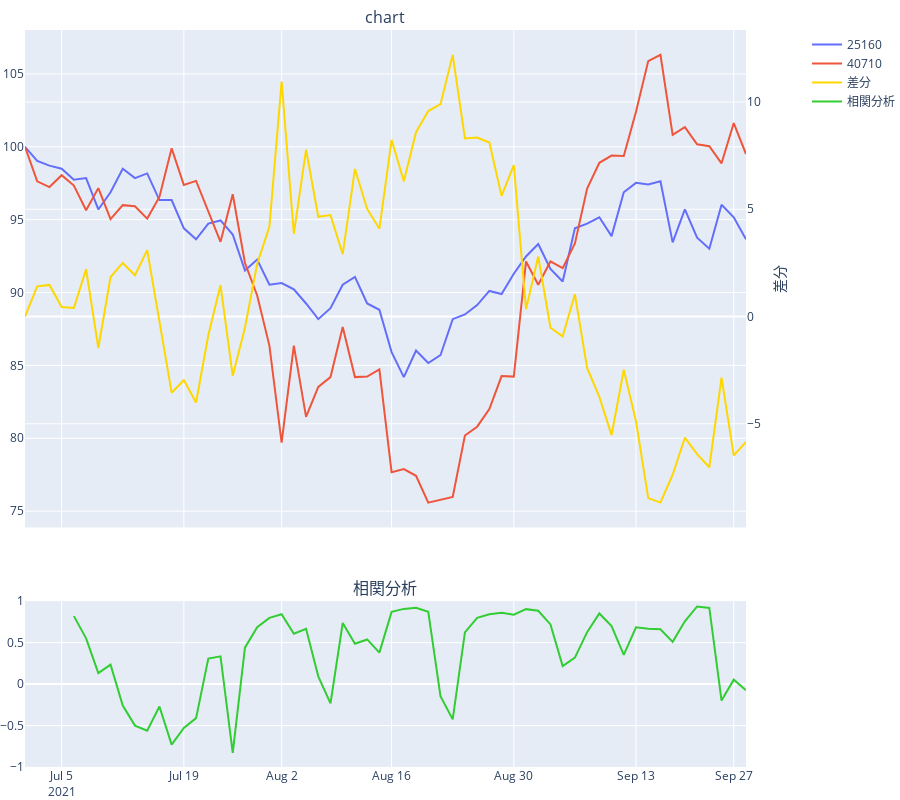
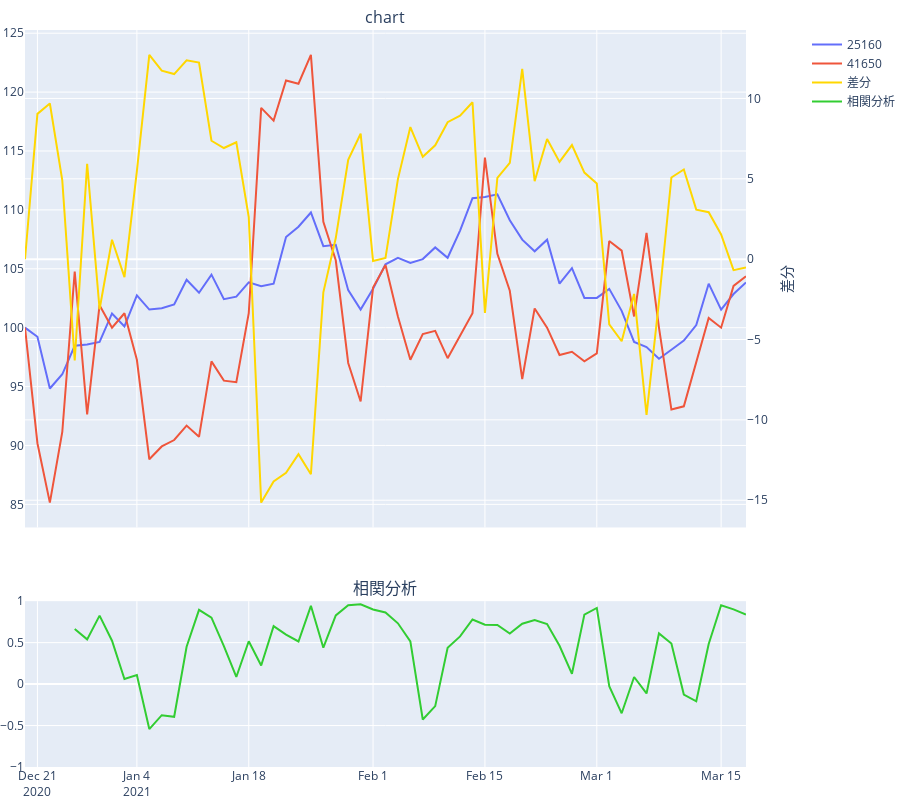
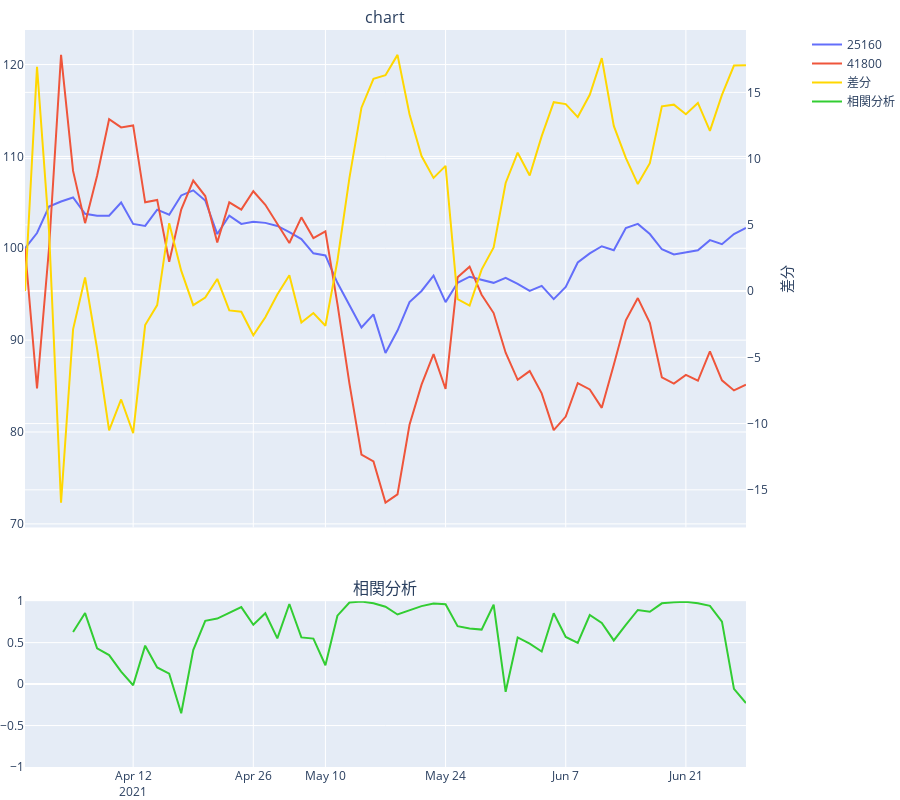
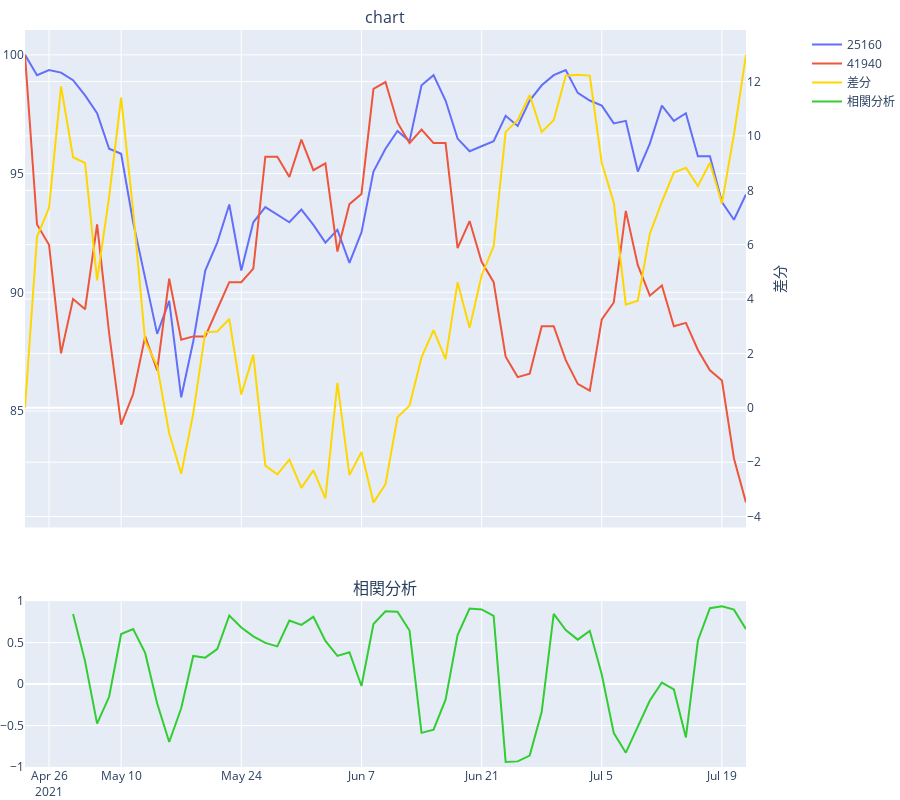

These figures' notebook cell, in order:
### Code cell
for code in dict_target_change_ipo.keys():
    print(code)
    # strftimeで文字列型に変換して、int()関数で変換
    start = dict_target_change_ipo[code][2].strftime('%Y%m%d')
    end = dict_target_change_ipo[code][3].strftime('%Y%m%d')
    vi.pairchart(dict_target_change_ipo[code][0],dict_target_change_ipo[code][1],start,end,indexing=True)
    # df確認用　下2行
    # print(dict_target_change_ipo[code][0])
    # print(dict_target_change_ipo[code][1])
